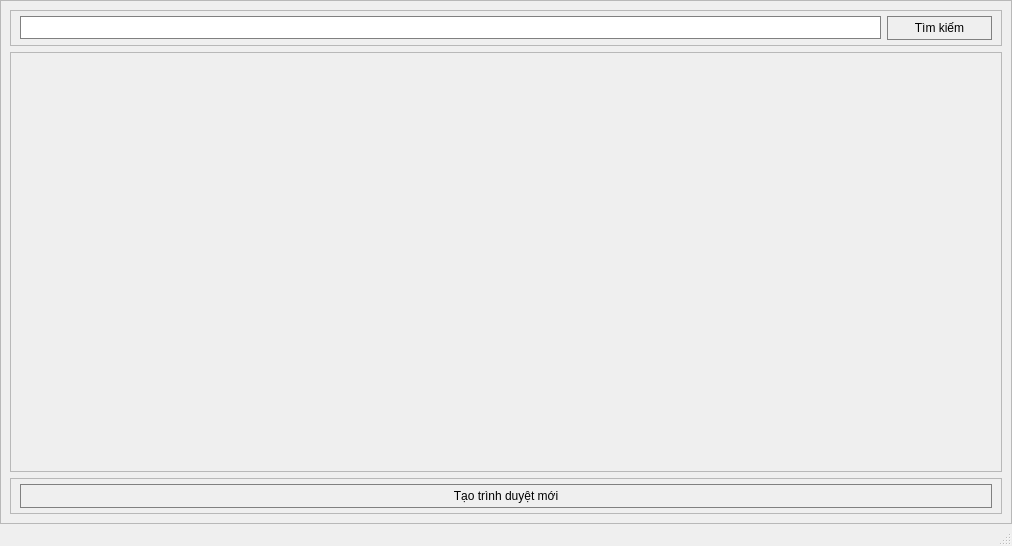
<?xml version="1.0" encoding="UTF-8"?>
<ui version="4.0">
 <class>MainWindow</class>
 <widget class="QMainWindow" name="MainWindow">
  <property name="geometry">
   <rect>
    <x>0</x>
    <y>0</y>
    <width>1012</width>
    <height>546</height>
   </rect>
  </property>
  <property name="windowTitle">
   <string>MainWindow</string>
  </property>
  <property name="styleSheet">
   <string notr="true">/*initial */

* {

}
QTableWidget {
    font-size: 12px
}
QTableWidget::indicator {
    width: 8px;
    height: 8px;
}
QTableWidget::indicator:checked {
    background-color: #0078d7;
    border: 1px solid #555;
}
QTableWidget::indicator:unchecked {
    background-color: white;
    border: 1px solid #555;
}
QTableWidget {
    border-radius: 10px;
    background-color: transparent
}
QTableWidget::item:selected {
    color: rgb(255, 255, 255);
	background-color: rgba(240, 240, 240, 50);
    border: 0px;
}
QPushButton{
   border-radius: 0px;
   padding: 4px;
   border: 1px solid gray
}
QLineEdit{
   border-radius: 0px;
   padding: 2px;
   border: 1px solid gray
}</string>
  </property>
  <widget class="QWidget" name="centralwidget">
   <layout class="QVBoxLayout" name="verticalLayout">
    <property name="leftMargin">
     <number>0</number>
    </property>
    <property name="topMargin">
     <number>0</number>
    </property>
    <property name="rightMargin">
     <number>0</number>
    </property>
    <property name="bottomMargin">
     <number>0</number>
    </property>
    <item>
     <widget class="QFrame" name="frame">
      <property name="frameShape">
       <enum>QFrame::StyledPanel</enum>
      </property>
      <property name="frameShadow">
       <enum>QFrame::Raised</enum>
      </property>
      <layout class="QVBoxLayout" name="verticalLayout_2">
       <item>
        <widget class="QFrame" name="frame_4">
         <property name="minimumSize">
          <size>
           <width>0</width>
           <height>0</height>
          </size>
         </property>
         <property name="frameShape">
          <enum>QFrame::StyledPanel</enum>
         </property>
         <property name="frameShadow">
          <enum>QFrame::Raised</enum>
         </property>
         <layout class="QHBoxLayout" name="horizontalLayout">
          <property name="topMargin">
           <number>5</number>
          </property>
          <property name="bottomMargin">
           <number>5</number>
          </property>
          <item>
           <widget class="QLineEdit" name="lineEdit">
            <property name="minimumSize">
             <size>
              <width>0</width>
              <height>23</height>
             </size>
            </property>
           </widget>
          </item>
          <item>
           <widget class="QPushButton" name="pushButton_2">
            <property name="minimumSize">
             <size>
              <width>105</width>
              <height>0</height>
             </size>
            </property>
            <property name="text">
             <string>Tìm kiếm</string>
            </property>
           </widget>
          </item>
         </layout>
        </widget>
       </item>
       <item>
        <widget class="QFrame" name="frame_2">
         <property name="sizePolicy">
          <sizepolicy hsizetype="Preferred" vsizetype="Expanding">
           <horstretch>0</horstretch>
           <verstretch>0</verstretch>
          </sizepolicy>
         </property>
         <property name="frameShape">
          <enum>QFrame::StyledPanel</enum>
         </property>
         <property name="frameShadow">
          <enum>QFrame::Raised</enum>
         </property>
         <layout class="QVBoxLayout" name="verticalLayout_4">
          <item>
           <widget class="QTableWidget" name="tableWidget">
            <property name="selectionBehavior">
             <enum>QAbstractItemView::SelectRows</enum>
            </property>
            <property name="verticalScrollMode">
             <enum>QAbstractItemView::ScrollPerPixel</enum>
            </property>
            <property name="horizontalScrollMode">
             <enum>QAbstractItemView::ScrollPerPixel</enum>
            </property>
           </widget>
          </item>
         </layout>
        </widget>
       </item>
       <item>
        <widget class="QFrame" name="frame_3">
         <property name="frameShape">
          <enum>QFrame::StyledPanel</enum>
         </property>
         <property name="frameShadow">
          <enum>QFrame::Raised</enum>
         </property>
         <layout class="QVBoxLayout" name="verticalLayout_3">
          <property name="topMargin">
           <number>5</number>
          </property>
          <property name="bottomMargin">
           <number>5</number>
          </property>
          <item>
           <widget class="QPushButton" name="btn_create_new_profile">
            <property name="text">
             <string>Tạo trình duyệt mới</string>
            </property>
           </widget>
          </item>
         </layout>
        </widget>
       </item>
      </layout>
     </widget>
    </item>
   </layout>
  </widget>
  <widget class="QStatusBar" name="statusbar"/>
 </widget>
 <resources/>
 <connections/>
</ui>
